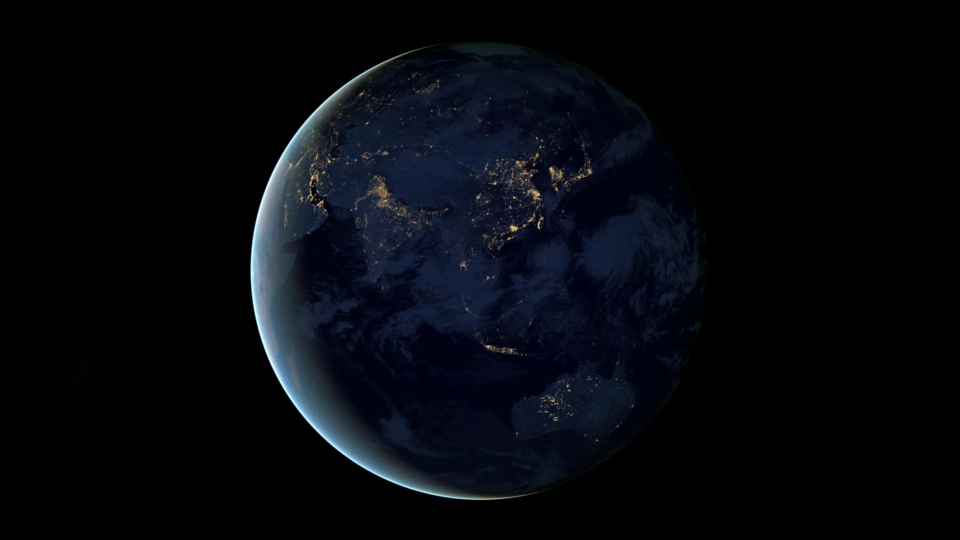
#> input picture frame 4 of ds_path_save.avi, 1920 x 1080 px, given in place of ds_path.mp4, which was not available (shown at 1/2 size)
$ python 21_background_extraction.py
#> lines starting #> are read from the running program, lines starting #| are printed output that depends on the picture; after the words box and inside, x2 and y2 are one past the last pixel; in counts of white or black regions, pixels touching at a corner belong together
# BACKGROUND EXTRACTION

import cv2 as cv
import numpy as np

cap = cv.VideoCapture("/Users/krtdnc/Desktop/Miuul/OpenCV/ds_path.mp4")

fgbg = cv.createBackgroundSubtractorMOG2(history=250, varThreshold=100)

while True:
    ret, frame = cap.read()
#> frame is the input picture: shape (1080, 1920, 3); mean B, G, R 13, 8.1, 5.9
    fgmask = fgbg.apply(frame)
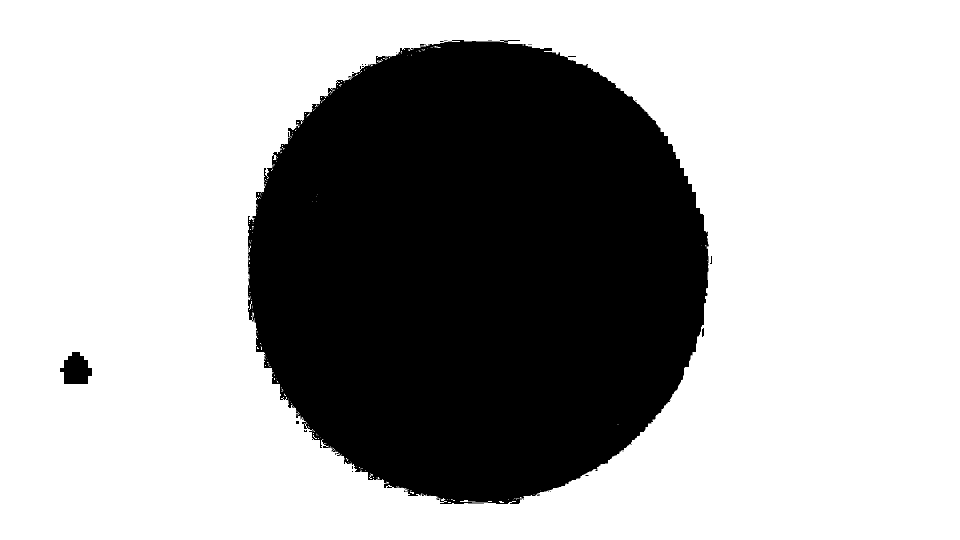
#> fgmask: shape (1080, 1920) (shown at 1/2 size); values 127 (black) and 255 (white), 67.5% white; 34 black regions (27 under 20 px), largest, box (x1, y1, x2, y2) and area: (496, 80, 1418, 1008) 671206, (120, 704, 184, 768) 2880, (1404, 656, 1408, 674) 64
    background = fgbg.getBackgroundImage()
    cv.imshow("frame", frame)
    cv.imshow("fgmask", fgmask)
    cv.imshow("background", background)
    c = cv.waitKey(10)&0xff
#> (key Esc is pressed here)
    if c == 27:
        break

cap.release()

$ run again, starting later in the video
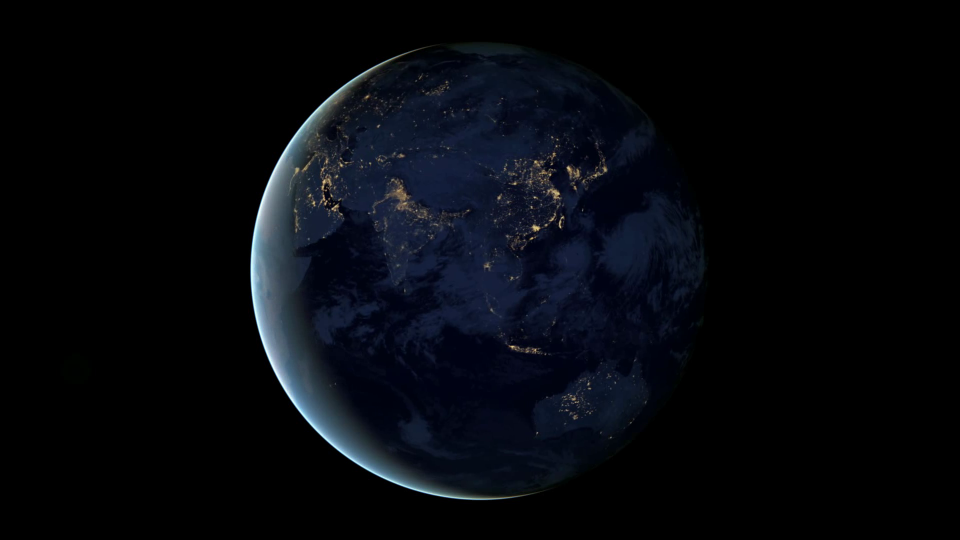
#> input picture frame 19 of ds_path_save.avi, 1920 x 1080 px, given in place of ds_path.mp4, which was not available (shown at 1/2 size)
#> frame is the input picture: shape (1080, 1920, 3); mean B, G, R 13.2, 8.2, 6
#> `fgmask = fgbg.apply(frame)`:
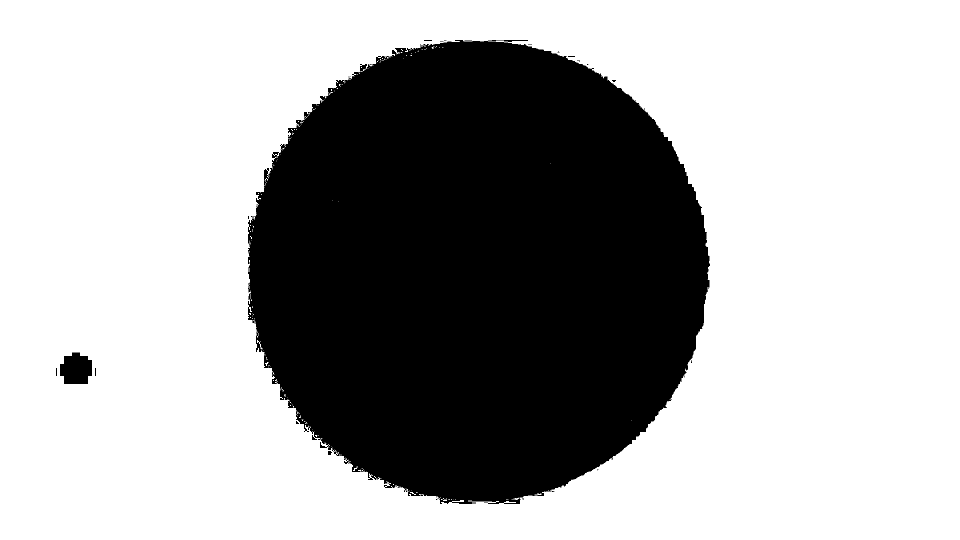
#> fgmask: shape (1080, 1920) (shown at 1/2 size); values 127 (black) and 255 (white), 67.4% white; 42 black regions (32 under 20 px), largest, box (x1, y1, x2, y2) and area: (496, 80, 1420, 1008) 671354, (120, 705, 184, 768) 3248, (976, 80, 1056, 84) 160

$ run again, starting later in the video
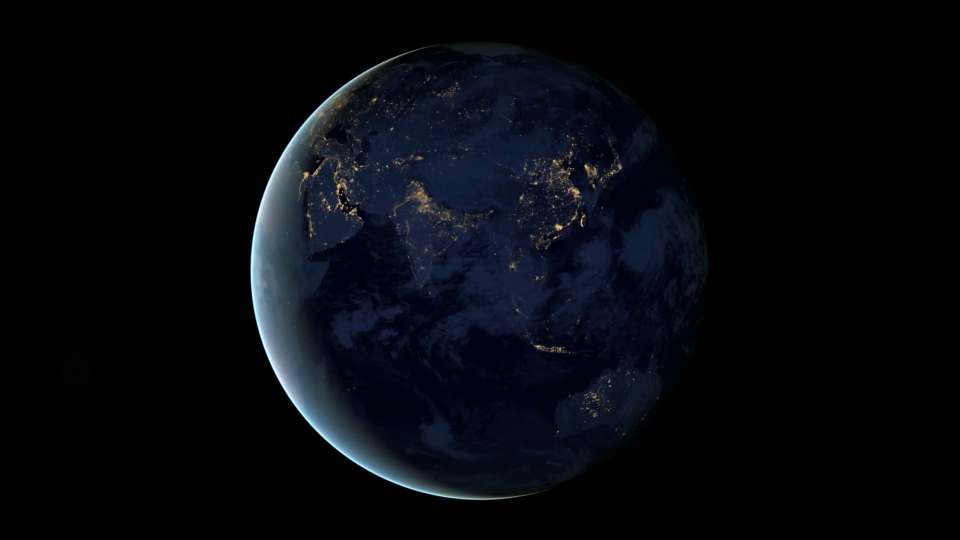
#> input picture frame 35 of ds_path_save.avi, 1920 x 1080 px, given in place of ds_path.mp4, which was not available (shown at 1/2 size)
#> frame is the input picture: shape (1080, 1920, 3); mean B, G, R 13.3, 8.4, 6.2
#> `fgmask = fgbg.apply(frame)`:
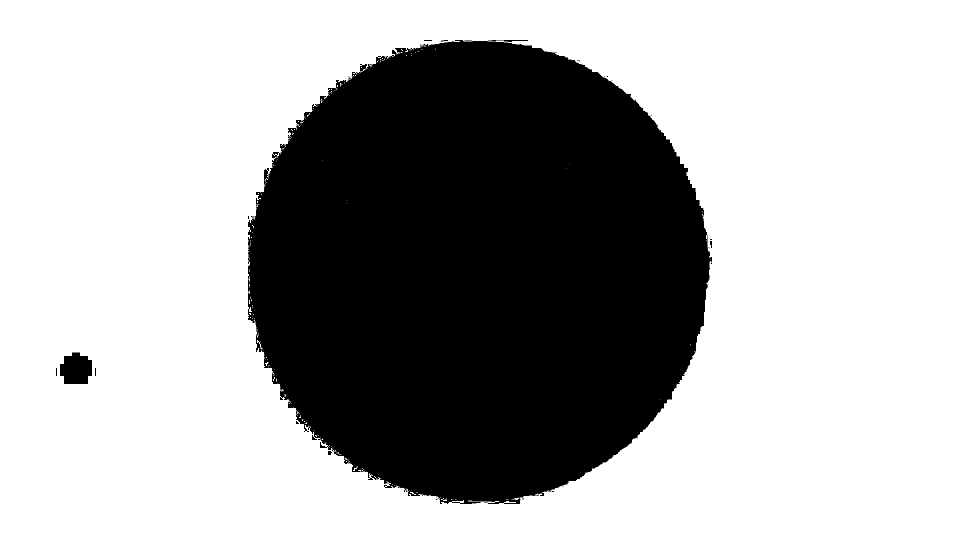
#> fgmask: shape (1080, 1920) (shown at 1/2 size); values 127 (black) and 255 (white), 67.4% white; 34 black regions (24 under 20 px), largest, box (x1, y1, x2, y2) and area: (496, 80, 1424, 1008) 671697, (120, 705, 184, 768) 3248, (976, 80, 1056, 84) 160
